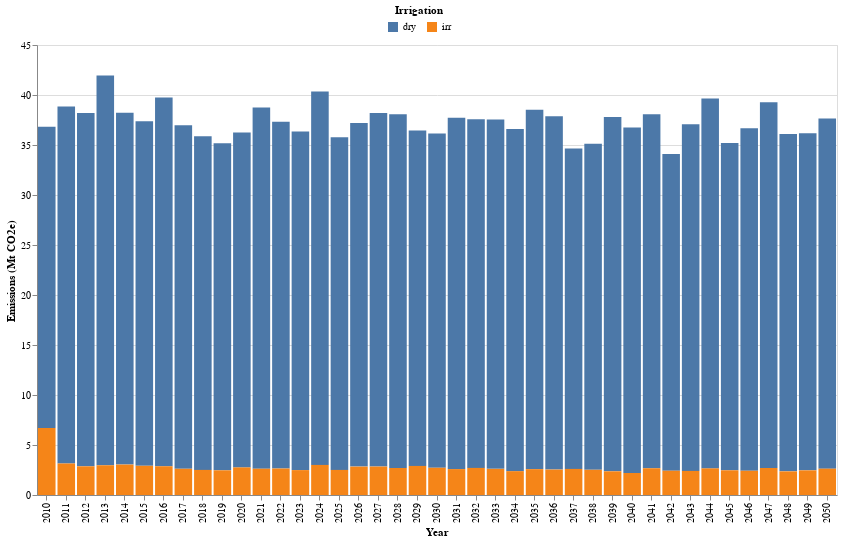

The notebook cell saved with this chart:
### Code cell
base_chart = alt.Chart(GHG_ag_lm_total).encode(
    x=alt.X('Year:O',axis=alt.Axis(title="Year", labelAngle=-90)),  # Treat year as an ordinal data type
    tooltip=[alt.Tooltip('Irrigation', title='Irrigation'),
             alt.Tooltip('GHG emissions (Mt CO2e):Q', title='Emissions (Mt CO2e)')]
).properties(
    width=600,
    height=400
)


column_chart = base_chart.mark_bar().encode(
    color=alt.Color('Irrigation:N',legend=alt.Legend(
                                                    title="Irrigation",
                                                    orient='none',
                                                    legendX=350, legendY=-40,
                                                    direction='horizontal',
                                                    titleAnchor='middle')),  
    y=alt.Y('GHG emissions (Mt CO2e):Q',
        title='Emissions (Mt CO2e)')
)



final_chart = alt.layer(
    column_chart,
).properties(
    width=800,
    height=450
)

final_chart

### Figure 1 — Vega-Lite specification as saved in the notebook (floating-point values rounded to 4 significant figures)
{"config": {"view": {"continuousWidth": 300, "continuousHeight": 300}}, "layer": [{"mark": {"type": "bar"}, "encoding": {"color": {"field": "Irrigation", "legend": {"direction": "horizontal", "legendX": 350, "legendY": -40, "orient": "none", "title": "Irrigation", "titleAnchor": "middle"}, "type": "nominal"}, "tooltip": [{"field": "Irrigation", "title": "Irrigation", "type": "nominal"}, {"field": "GHG emissions (Mt CO2e)", "title": "Emissions (Mt CO2e)", "type": "quantitative"}], "x": {"axis": {"labelAngle": -90, "title": "Year"}, "field": "Year", "type": "ordinal"}, "y": {"field": "GHG emissions (Mt CO2e)", "title": "Emissions (Mt CO2e)", "type": "quantitative"}}}], "data": {"name": "data-297a1302ab220e2b9d923dbbc8ce7269"}, "height": 450, "width": 800, "$schema": "https://vega.github.io/schema/vega-lite/v5.15.1.json", "datasets": {"data-297a1302ab220e2b9d923dbbc8ce7269": [{"Year": 2010, "Irrigation": "dry", "GHG emissions (Mt CO2e)": 30.13}, {"Year": 2010, "Irrigation": "irr", "GHG emissions (Mt CO2e)": 6.694}, {"Year": 2011, "Irrigation": "dry", "GHG emissions (Mt CO2e)": 35.7}, {"Year": 2011, "Irrigation": "irr", "GHG emissions (Mt CO2e)": 3.151}, {"Year": 2012, "Irrigation": "dry", "GHG emissions (Mt CO2e)": 35.34}, {"Year": 2012, "Irrigation": "irr", "GHG emissions (Mt CO2e)": 2.869}, {"Year": 2013, "Irrigation": "dry", "GHG emissions (Mt CO2e)": 38.99}, {"Year": 2013, "Irrigation": "irr", "GHG emissions (Mt CO2e)": 2.974}, {"Year": 2014, "Irrigation": "dry", "GHG emissions (Mt CO2e)": 35.18}, {"Year": 2014, "Irrigation": "irr", "GHG emissions (Mt CO2e)": 3.044}, {"Year": 2015, "Irrigation": "dry", "GHG emissions (Mt CO2e)": 34.44}, {"Year": 2015, "Irrigation": "irr", "GHG emissions (Mt CO2e)": 2.92}, {"Year": 2016, "Irrigation": "dry", "GHG emissions (Mt CO2e)": 36.87}, {"Year": 2016, "Irrigation": "irr", "GHG emissions (Mt CO2e)": 2.875}, {"Year": 2017, "Irrigation": "dry", "GHG emissions (Mt CO2e)": 34.36}, {"Year": 2017, "Irrigation": "irr", "GHG emissions (Mt CO2e)": 2.621}, {"Year": 2018, "Irrigation": "dry", "GHG emissions (Mt CO2e)": 33.35}, {"Year": 2018, "Irrigation": "irr", "GHG emissions (Mt CO2e)": 2.511}, {"Year": 2019, "Irrigation": "dry", "GHG emissions (Mt CO2e)": 32.7}, {"Year": 2019, "Irrigation": "irr", "GHG emissions (Mt CO2e)": 2.47}, {"Year": 2020, "Irrigation": "dry", "GHG emissions (Mt CO2e)": 33.49}, {"Year": 2020, "Irrigation": "irr", "GHG emissions (Mt CO2e)": 2.757}, {"Year": 2021, "Irrigation": "dry", "GHG emissions (Mt CO2e)": 36.11}, {"Year": 2021, "Irrigation": "irr", "GHG emissions (Mt CO2e)": 2.626}, {"Year": 2022, "Irrigation": "dry", "GHG emissions (Mt CO2e)": 34.68}, {"Year": 2022, "Irrigation": "irr", "GHG emissions (Mt CO2e)": 2.648}, {"Year": 2023, "Irrigation": "dry", "GHG emissions (Mt CO2e)": 33.86}, {"Year": 2023, "Irrigation": "irr", "GHG emissions (Mt CO2e)": 2.491}, {"Year": 2024, "Irrigation": "dry", "GHG emissions (Mt CO2e)": 37.34}, {"Year": 2024, "Irrigation": "irr", "GHG emissions (Mt CO2e)": 3.007}, {"Year": 2025, "Irrigation": "dry", "GHG emissions (Mt CO2e)": 33.28}, {"Year": 2025, "Irrigation": "irr", "GHG emissions (Mt CO2e)": 2.508}, {"Year": 2026, "Irrigation": "dry", "GHG emissions (Mt CO2e)": 34.35}, {"Year": 2026, "Irrigation": "irr", "GHG emissions (Mt CO2e)": 2.839}, {"Year": 2027, "Irrigation": "dry", "GHG emissions (Mt CO2e)": 35.35}, {"Year": 2027, "Irrigation": "irr", "GHG emissions (Mt CO2e)": 2.845}, {"Year": 2028, "Irrigation": "dry", "GHG emissions (Mt CO2e)": 35.37}, {"Year": 2028, "Irrigation": "irr", "GHG emissions (Mt CO2e)": 2.7}, {"Year": 2029, "Irrigation": "dry", "GHG emissions (Mt CO2e)": 33.55}, {"Year": 2029, "Irrigation": "irr", "GHG emissions (Mt CO2e)": 2.907}, {"Year": 2030, "Irrigation": "dry", "GHG emissions (Mt CO2e)": 33.43}, {"Year": 2030, "Irrigation": "irr", "GHG emissions (Mt CO2e)": 2.723}, {"Year": 2031, "Irrigation": "dry", "GHG emissions (Mt CO2e)": 35.13}, {"Year": 2031, "Irrigation": "irr", "GHG emissions (Mt CO2e)": 2.593}, {"Year": 2032, "Irrigation": "dry", "GHG emissions (Mt CO2e)": 34.87}, {"Year": 2032, "Irrigation": "irr", "GHG emissions (Mt CO2e)": 2.71}, {"Year": 2033, "Irrigation": "dry", "GHG emissions (Mt CO2e)": 34.94}, {"Year": 2033, "Irrigation": "irr", "GHG emissions (Mt CO2e)": 2.613}, {"Year": 2034, "Irrigation": "dry", "GHG emissions (Mt CO2e)": 34.23}, {"Year": 2034, "Irrigation": "irr", "GHG emissions (Mt CO2e)": 2.383}, {"Year": 2035, "Irrigation": "dry", "GHG emissions (Mt CO2e)": 35.93}, {"Year": 2035, "Irrigation": "irr", "GHG emissions (Mt CO2e)": 2.589}, {"Year": 2036, "Irrigation": "dry", "GHG emissions (Mt CO2e)": 35.32}, {"Year": 2036, "Irrigation": "irr", "GHG emissions (Mt CO2e)": 2.545}, {"Year": 2037, "Irrigation": "dry", "GHG emissions (Mt CO2e)": 32.05}, {"Year": 2037, "Irrigation": "irr", "GHG emissions (Mt CO2e)": 2.608}, {"Year": 2038, "Irrigation": "dry", "GHG emissions (Mt CO2e)": 32.6}, {"Year": 2038, "Irrigation": "irr", "GHG emissions (Mt CO2e)": 2.522}, {"Year": 2039, "Irrigation": "dry", "GHG emissions (Mt CO2e)": 35.43}, {"Year": 2039, "Irrigation": "irr", "GHG emissions (Mt CO2e)": 2.37}, {"Year": 2040, "Irrigation": "dry", "GHG emissions (Mt CO2e)": 34.54}, {"Year": 2040, "Irrigation": "irr", "GHG emissions (Mt CO2e)": 2.198}, {"Year": 2041, "Irrigation": "dry", "GHG emissions (Mt CO2e)": 35.4}, {"Year": 2041, "Irrigation": "irr", "GHG emissions (Mt CO2e)": 2.676}, {"Year": 2042, "Irrigation": "dry", "GHG emissions (Mt CO2e)": 31.68}, {"Year": 2042, "Irrigation": "irr", "GHG emissions (Mt CO2e)": 2.427}, {"Year": 2043, "Irrigation": "dry", "GHG emissions (Mt CO2e)": 34.65}, {"Year": 2043, "Irrigation": "irr", "GHG emissions (Mt CO2e)": 2.409}, {"Year": 2044, "Irrigation": "dry", "GHG emissions (Mt CO2e)": 36.99}, {"Year": 2044, "Irrigation": "irr", "GHG emissions (Mt CO2e)": 2.661}, {"Year": 2045, "Irrigation": "dry", "GHG emissions (Mt CO2e)": 32.74}, {"Year": 2045, "Irrigation": "irr", "GHG emissions (Mt CO2e)": 2.472}, {"Year": 2046, "Irrigation": "dry", "GHG emissions (Mt CO2e)": 34.26}, {"Year": 2046, "Irrigation": "irr", "GHG emissions (Mt CO2e)": 2.424}, {"Year": 2047, "Irrigation": "dry", "GHG emissions (Mt CO2e)": 36.58}, {"Year": 2047, "Irrigation": "irr", "GHG emissions (Mt CO2e)": 2.7}, {"Year": 2048, "Irrigation": "dry", "GHG emissions (Mt CO2e)": 33.73}, {"Year": 2048, "Irrigation": "irr", "GHG emissions (Mt CO2e)": 2.365}, {"Year": 2049, "Irrigation": "dry", "GHG emissions (Mt CO2e)": 33.71}, {"Year": 2049, "Irrigation": "irr", "GHG emissions (Mt CO2e)": 2.467}, {"Year": 2050, "Irrigation": "dry", "GHG emissions (Mt CO2e)": 35.03}, {"Year": 2050, "Irrigation": "irr", "GHG emissions (Mt CO2e)": 2.632}]}}
